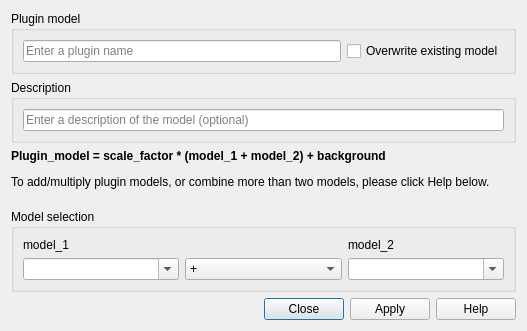
<?xml version="1.0" encoding="UTF-8"?>
<ui version="4.0">
 <class>AddMultEditorUI</class>
 <widget class="QDialog" name="AddMultEditorUI">
  <property name="geometry">
   <rect>
    <x>0</x>
    <y>0</y>
    <width>527</width>
    <height>331</height>
   </rect>
  </property>
  <property name="sizePolicy">
   <sizepolicy hsizetype="Preferred" vsizetype="Fixed">
    <horstretch>0</horstretch>
    <verstretch>0</verstretch>
   </sizepolicy>
  </property>
  <property name="minimumSize">
   <size>
    <width>527</width>
    <height>331</height>
   </size>
  </property>
  <property name="windowTitle">
   <string>Easy Add/Multiply Editor</string>
  </property>
  <layout class="QGridLayout" name="gridLayout_3">
   <item row="1" column="0">
    <widget class="QGroupBox" name="groupBox_5">
     <property name="title">
      <string>Description</string>
     </property>
     <layout class="QGridLayout" name="gridLayout_4">
      <item row="0" column="0">
       <widget class="QLineEdit" name="txtDescription">
        <property name="placeholderText">
         <string>Enter a description of the model (optional)</string>
        </property>
       </widget>
      </item>
     </layout>
    </widget>
   </item>
   <item row="0" column="0">
    <widget class="QGroupBox" name="groupBox_6">
     <property name="title">
      <string>Plugin model</string>
     </property>
     <layout class="QGridLayout" name="gridLayout_5">
      <item row="0" column="0">
       <widget class="QLineEdit" name="txtName">
        <property name="toolTip">
         <string>Sum / Multiply model function name.</string>
        </property>
        <property name="placeholderText">
         <string>Enter a plugin name</string>
        </property>
       </widget>
      </item>
      <item row="0" column="1">
       <widget class="QCheckBox" name="chkOverwrite">
        <property name="toolTip">
         <string>Check to overwrite the existing model with the same name.</string>
        </property>
        <property name="text">
         <string>Overwrite existing model</string>
        </property>
       </widget>
      </item>
     </layout>
    </widget>
   </item>
   <item row="3" column="0">
    <widget class="QGroupBox" name="groupBox">
     <property name="title">
      <string>Model selection</string>
     </property>
     <layout class="QGridLayout" name="gridLayout_2">
      <item row="0" column="0">
       <layout class="QGridLayout" name="gridLayout">
        <item row="0" column="0">
         <widget class="QLabel" name="labelModel1">
          <property name="text">
           <string>model_1</string>
          </property>
         </widget>
        </item>
        <item row="0" column="2">
         <widget class="QLabel" name="labelModel2">
          <property name="text">
           <string>model_2</string>
          </property>
         </widget>
        </item>
        <item row="1" column="0">
         <widget class="QComboBox" name="cbModel1">
          <property name="editable">
           <bool>true</bool>
          </property>
         </widget>
        </item>
        <item row="1" column="1">
         <widget class="QComboBox" name="cbOperator">
          <property name="sizePolicy">
           <sizepolicy hsizetype="Preferred" vsizetype="Fixed">
            <horstretch>0</horstretch>
            <verstretch>0</verstretch>
           </sizepolicy>
          </property>
          <property name="toolTip">
           <string>Add: +
Multiply: *</string>
          </property>
          <item>
           <property name="text">
            <string>+</string>
           </property>
          </item>
          <item>
           <property name="text">
            <string>*</string>
           </property>
          </item>
          <item>
           <property name="text">
            <string>@</string>
           </property>
          </item>
         </widget>
        </item>
        <item row="1" column="2">
         <widget class="QComboBox" name="cbModel2">
          <property name="editable">
           <bool>true</bool>
          </property>
         </widget>
        </item>
       </layout>
      </item>
     </layout>
    </widget>
   </item>
   <item row="4" column="0">
    <layout class="QHBoxLayout" name="horizontalLayout_3">
     <item>
      <spacer name="horizontalSpacer_2">
       <property name="orientation">
        <enum>Qt::Horizontal</enum>
       </property>
       <property name="sizeHint" stdset="0">
        <size>
         <width>40</width>
         <height>20</height>
        </size>
       </property>
      </spacer>
     </item>
     <item>
      <widget class="QDialogButtonBox" name="buttonBox">
       <property name="standardButtons">
        <set>QDialogButtonBox::Apply|QDialogButtonBox::Close|QDialogButtonBox::Help</set>
       </property>
      </widget>
     </item>
    </layout>
   </item>
   <item row="2" column="0">
    <widget class="QLabel" name="lblEquation">
     <property name="text">
      <string>&lt;html&gt;&lt;head/&gt;&lt;body&gt;&lt;p&gt;&lt;span style=&quot; font-weight:600;&quot;&gt;Plugin_model = scale_factor * (model_1 + model_2) + background&lt;/span&gt;&lt;/p&gt;&lt;p&gt;To add/multiply plugin models, or combine more than two models, please click Help below.&lt;br/&gt;&lt;/p&gt;&lt;/body&gt;&lt;/html&gt;</string>
     </property>
    </widget>
   </item>
  </layout>
 </widget>
 <tabstops>
  <tabstop>txtName</tabstop>
  <tabstop>chkOverwrite</tabstop>
  <tabstop>txtDescription</tabstop>
  <tabstop>cbModel1</tabstop>
  <tabstop>cbOperator</tabstop>
  <tabstop>cbModel2</tabstop>
 </tabstops>
 <resources/>
 <connections/>
</ui>
